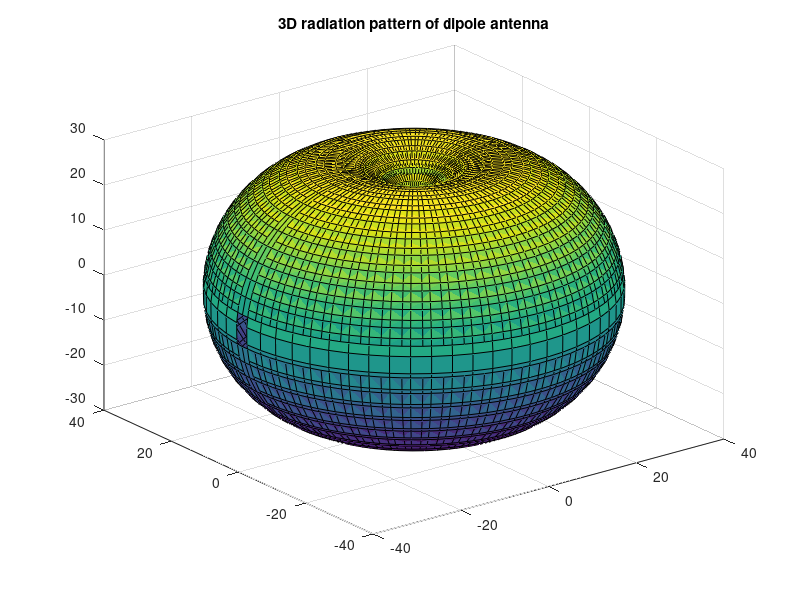

MATLAB code for this plot:
%3D radiation pattern of dipole antenna
% source: https://www.youtube.com/watch?v=zOQu7ZgRTb8
theta=[0:0.1:2*pi];
phi=[0:0.1:2*pi];
kl=1/2;
i0=1;
eta=120*pi;
urad=(eta*(i0^2)*((cos(kl*cos(theta-(pi/2))/2)-cos(kl/2))./sin(theta-(pi/2))).^2)/(8*(pi)^2);
udb=10*log10(urad);

%normalizing in order to make U vector positive
minu=min(udb);
u=udb-minu;

%expanding theta,phi,u to span entire space
u(1,1)=0;
for n=1:length(phi)
    theta(n,:)=theta(1,:);
end
phi=phi';
for m=1:length(phi)
    phi(:,m)=phi(:,1);
end
for k=1:length(u);
    u(k,:)=u(1,:);
end
[x,y,z]=sph2cart(phi,theta,u);
surf(x,y,z);
title('3D radiation pattern of dipole antenna');